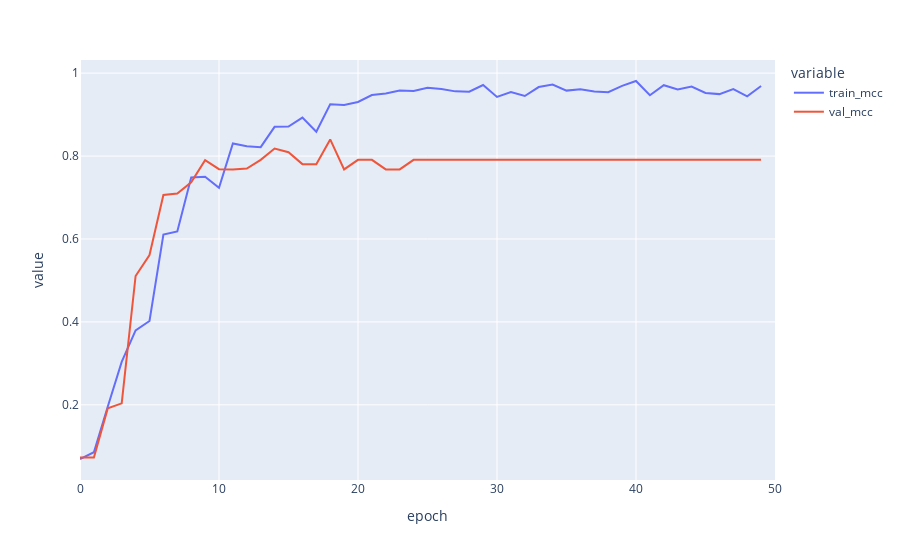

The cell this chart's notebook holds for it:
### Code cell
metrics = pd.read_csv("logs/my_model/version_2/metrics.csv")
metrics = metrics.groupby("epoch").mean().reset_index()
metric = "mcc"
px.line(metrics, x="epoch", y=[f"train_{metric}", f"val_{metric}"]).show()

### Figure 1 — Plotly figure (JSON) as saved in the notebook; plotly's stock layout.template omitted (floating-point values rounded to 4 significant figures)
{"data": [{"hovertemplate": "variable=train_mcc<br>epoch=%{x}<br>value=%{y}<extra></extra>", "legendgroup": "train_mcc", "line": {"color": "#636efa", "dash": "solid"}, "marker": {"symbol": "circle"}, "mode": "lines", "name": "train_mcc", "orientation": "v", "showlegend": true, "type": "scatter", "x": [0.0, 1.0, 2.0, 3.0, 4.0, 5.0, 6.0, 7.0, 8.0, 9.0, 10.0, 11.0, 12.0, 13.0, 14.0, 15.0, 16.0, 17.0, 18.0, 19.0, 20.0, 21.0, 22.0, 23.0, 24.0, 25.0, 26.0, 27.0, 28.0, 29.0, 30.0, 31.0, 32.0, 33.0, 34.0, 35.0, 36.0, 37.0, 38.0, 39.0, 40.0, 41.0, 42.0, 43.0, 44.0, 45.0, 46.0, 47.0, 48.0, 49.0, 50.0], "xaxis": "x", "y": [0.06939, 0.08566, 0.196, 0.3037, 0.3797, 0.4023, 0.6106, 0.6183, 0.7482, 0.75, 0.7233, 0.8302, 0.8239, 0.8215, 0.8705, 0.8713, 0.8927, 0.8586, 0.9247, 0.9233, 0.9304, 0.9471, 0.9512, 0.9579, 0.9571, 0.9649, 0.9618, 0.956, 0.9552, 0.9714, 0.9426, 0.9542, 0.9448, 0.9664, 0.9723, 0.9578, 0.961, 0.9559, 0.954, 0.9691, 0.981, 0.9466, 0.9708, 0.9608, 0.9676, 0.9521, 0.9494, 0.9617, 0.9442, 0.9688, NaN], "yaxis": "y"}, {"hovertemplate": "variable=val_mcc<br>epoch=%{x}<br>value=%{y}<extra></extra>", "legendgroup": "val_mcc", "line": {"color": "#EF553B", "dash": "solid"}, "marker": {"symbol": "circle"}, "mode": "lines", "name": "val_mcc", "orientation": "v", "showlegend": true, "type": "scatter", "x": [0.0, 1.0, 2.0, 3.0, 4.0, 5.0, 6.0, 7.0, 8.0, 9.0, 10.0, 11.0, 12.0, 13.0, 14.0, 15.0, 16.0, 17.0, 18.0, 19.0, 20.0, 21.0, 22.0, 23.0, 24.0, 25.0, 26.0, 27.0, 28.0, 29.0, 30.0, 31.0, 32.0, 33.0, 34.0, 35.0, 36.0, 37.0, 38.0, 39.0, 40.0, 41.0, 42.0, 43.0, 44.0, 45.0, 46.0, 47.0, 48.0, 49.0, 50.0], "xaxis": "x", "y": [0.07281, 0.07281, 0.1916, 0.2035, 0.5108, 0.5613, 0.706, 0.7094, 0.7367, 0.7902, 0.7684, 0.7677, 0.7699, 0.7908, 0.8183, 0.8094, 0.7805, 0.7805, 0.8401, 0.7677, 0.7908, 0.7908, 0.7677, 0.7677, 0.7908, 0.7908, 0.7908, 0.7908, 0.7908, 0.7908, 0.7908, 0.7908, 0.7908, 0.7908, 0.7908, 0.7908, 0.7908, 0.7908, 0.7908, 0.7908, 0.7908, 0.7908, 0.7908, 0.7908, 0.7908, 0.7908, 0.7908, 0.7908, 0.7908, 0.7908, NaN], "yaxis": "y"}], "layout": {"legend": {"title": {"text": "variable"}, "tracegroupgap": 0}, "margin": {"t": 60}, "xaxis": {"anchor": "y", "domain": [0, 1], "title": {"text": "epoch"}}, "yaxis": {"anchor": "x", "domain": [0, 1], "title": {"text": "value"}}}}
